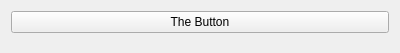
<?xml version="1.0" encoding="UTF-8"?>
<ui version="4.0">
 <class>Form</class>
 <widget class="QWidget" name="Form">
  <property name="geometry">
   <rect>
    <x>0</x>
    <y>0</y>
    <width>400</width>
    <height>53</height>
   </rect>
  </property>
  <property name="windowTitle">
   <string>The Button Widget</string>
  </property>
  <layout class="QVBoxLayout" name="verticalLayout">
   <item>
    <widget class="QPushButton" name="the_button">
     <property name="text">
      <string>The Button</string>
     </property>
    </widget>
   </item>
   <item>
    <spacer name="verticalSpacer">
     <property name="orientation">
      <enum>Qt::Vertical</enum>
     </property>
     <property name="sizeHint" stdset="0">
      <size>
       <width>20</width>
       <height>40</height>
      </size>
     </property>
    </spacer>
   </item>
  </layout>
 </widget>
 <resources/>
 <connections/>
</ui>
